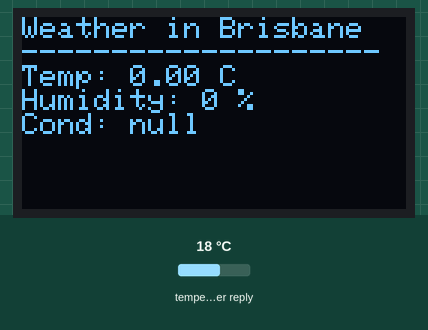
A sketch run on a simulated ESP8266 (NodeMCU). Parts: 128×64 one-colour display. Inputs (shaded band) come from the test bench; at power-on: temperature in the weather reply 18 °C. WiFi joins after 1.5 s; servers stay silent unless stated; web services answer with replies made up by the test bench; what the sketch prints to the serial monitor is not drawn.

Above: at 3.2 s.

The sketch:

Weather_Display.ino
```cpp
#include <ESP8266WiFi.h>
#include <ESP8266WebServer.h>
#include <ESP8266HTTPClient.h>
#include <ArduinoJson.h>
#include <Adafruit_GFX.h>
#include <Adafruit_SSD1306.h>

// ====== WiFi Settings ======
const char* ssid_STA = "WiFi-A4AC";
const char* password_STA = "56246322";

const char* ssid_AP = "ESP8266_AP";
const char* password_AP = "12345678";

// ====== OLED Settings ======
#define SCREEN_WIDTH 128
#define SCREEN_HEIGHT 64
#define OLED_RESET -1
Adafruit_SSD1306 display(SCREEN_WIDTH, SCREEN_HEIGHT, &Wire, OLED_RESET);

// ====== Web Server ======
ESP8266WebServer server(80);

// ====== Weather API ======
// Get free API key from https://openweathermap.org/api
const String apiKey = "YOUR_API_KEY";
const String city = "Brisbane";
const String units = "metric"; // "imperial" for Fahrenheit
String weather = "--", description = "--";
float temp = 0;
int humidity = 0;

unsigned long lastUpdate = 0;
const unsigned long updateInterval = 60000; // 1 minute

// ====== Function to fetch weather data ======
void getWeather() {
  if (WiFi.status() == WL_CONNECTED) {
    HTTPClient http;
    String url = "https://api.open-meteo.com/v1/forecast?latitude=-33.7501&longitude=150.9354&hourly=temperature_2m,rain&timezone=Australia%2FSydney";
    http.begin(url);
    int httpCode = http.GET();

    if (httpCode == HTTP_CODE_OK) {
      String payload = http.getString();
      Serial.println(payload);
      DynamicJsonDocument doc(1024);
      deserializeJson(doc, payload);

      weather = doc["weather"][0]["main"].as<String>();
      description = doc["weather"][0]["description"].as<String>();
      temp = doc["main"]["temp"].as<float>();
      humidity = doc["main"]["humidity"].as<int>();
    }
    http.end();
  }
}

// ====== Function to update OLED ======
void updateDisplay() {
  display.clearDisplay();
  display.setTextSize(1);
  display.setTextColor(SSD1306_WHITE);
  display.setCursor(0, 0);
  display.println("Weather in " + city);
  display.println("--------------------");
  display.print("Temp: ");
  display.print(temp);
  display.println(" C");
  display.print("Humidity: ");
  display.print(humidity);
  display.println(" %");
  display.print("Cond: ");
  display.println(weather);
  display.display();
}

// ====== Webpage HTML ======
String getHTML() {
  String html = "<!DOCTYPE html><html><head><meta charset='UTF-8'><meta name='viewport' content='width=device-width, initial-scale=1'>";
  html += "<title>ESP8266 Weather</title>";
  html += "<style>body{font-family:Arial;text-align:center;background:#f5f5f5;color:#333;} .card{display:inline-block;padding:20px;margin-top:50px;border-radius:15px;background:#fff;box-shadow:0 0 10px rgba(0,0,0,0.1);} h1{color:#2196f3;} </style></head><body>";
  html += "<div class='card'><h1>Weather in " + city + "</h1>";
  html += "<p><b>Temperature:</b> " + String(temp) + " °C</p>";
  html += "<p><b>Humidity:</b> " + String(humidity) + " %</p>";
  html += "<p><b>Condition:</b> " + weather + "</p>";
  html += "<p><i>" + description + "</i></p>";
  html += "<p>Last Updated: " + String(millis() / 1000) + " sec ago</p></div></body></html>";
  return html;
}

// ====== Handle Web Request ======
void handleRoot() {
  server.send(200, "text/html", getHTML());
}

void setup() {
  Serial.begin(115200);
  delay(1000);
  Serial.println("\nESP8266 Weather Display + Web Server");

  // ===== Initialize Display =====
  if (!display.begin(SSD1306_SWITCHCAPVCC, 0x3C)) {
    Serial.println(F("SSD1306 allocation failed"));
    for (;;);
  }
  display.clearDisplay();
  display.setTextColor(SSD1306_WHITE);
  display.setTextSize(1);
  display.setCursor(0, 10);
  display.println("Connecting WiFi...");
  display.display();

  // ===== WiFi Mode: AP + STA =====
  WiFi.mode(WIFI_AP_STA);
  WiFi.begin(ssid_STA, password_STA);
  WiFi.softAP(ssid_AP, password_AP);

  Serial.print("Connecting to ");
  Serial.println(ssid_STA);
  while (WiFi.status() != WL_CONNECTED) {
    delay(500);
    Serial.print(".");
  }

  Serial.println("\nWiFi connected!");
  Serial.print("STA IP: "); Serial.println(WiFi.localIP());
  Serial.print("AP IP: ");  Serial.println(WiFi.softAPIP());

  // ===== Start Web Server =====
  server.on("/", handleRoot);
  server.begin();
  Serial.println("Web server started.");

  // ===== Initial Weather Fetch =====
  getWeather();
  updateDisplay();
}

void loop() {
  server.handleClient();

  // Update weather every minute
  if (millis() - lastUpdate > updateInterval) {
    lastUpdate = millis();
    getWeather();
    updateDisplay();
  }
}
```
